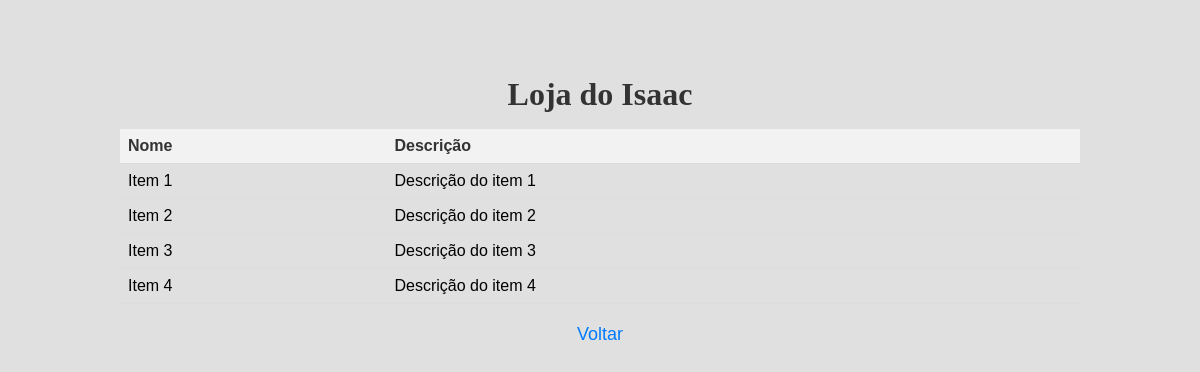
The app's page /items/, older data.
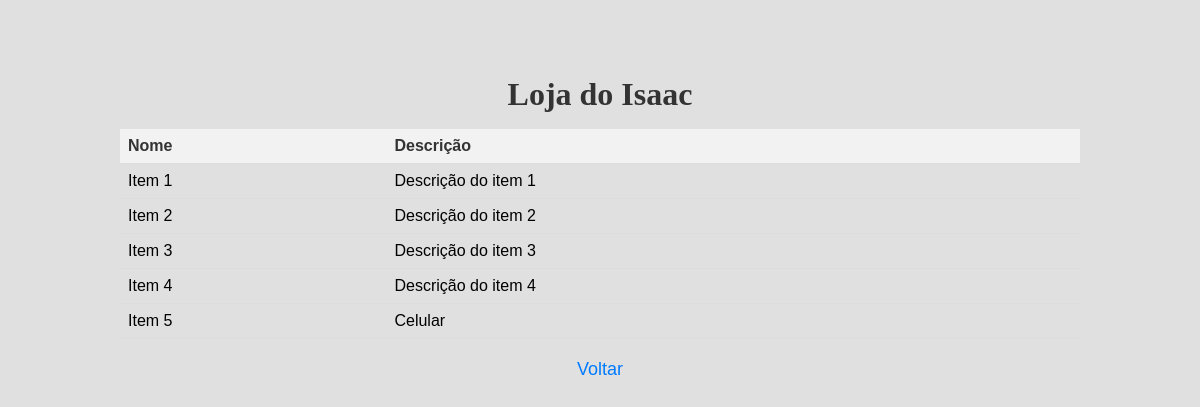
The same page, newer data.
### myapp/models.py (models this page shows, shortened)
class Item(models.Model):
    nome = models.CharField(max_length=100)
    descricao = models.TextField()

### myapp/views.py (the view)
# urls.py: path('items/', views.items, name='items'), #precisa do / no final
def items(request):
    items = Item.objects.all()
    return render(request, 'myapp/items.html', {'items': items})

### myapp/templates/myapp/items.html (shortened to what this page needs)
{% extends 'myapp/base.html' %}
{% load static %}
{% block stylesheet %}
{{ block.super }}
<link rel="stylesheet" href="{% static 'myapp/css/home.css' %}">
{% endblock %}
{% block content %}
<table>
    <tr>
        <th>Nome</th>
        <th>Descrição</th>
    </tr>
    {% for item in items %}
    <tr>
        <td>{{ item.nome }}</td>
        <td>{{ item.descricao }}</td>
    </tr>
    {% endfor %}
</table>
<a href="{% url 'home' %}">Voltar</a>
{% endblock %}

Row changes from the older to the newer data that the page shows:
added Item: nome "Item 5", descricao "Celular"
